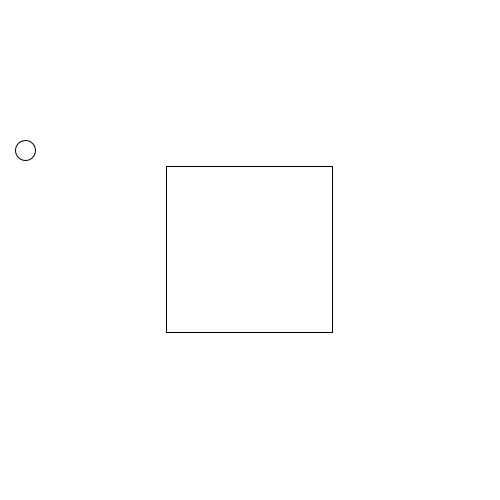
Frame 1 (no input)
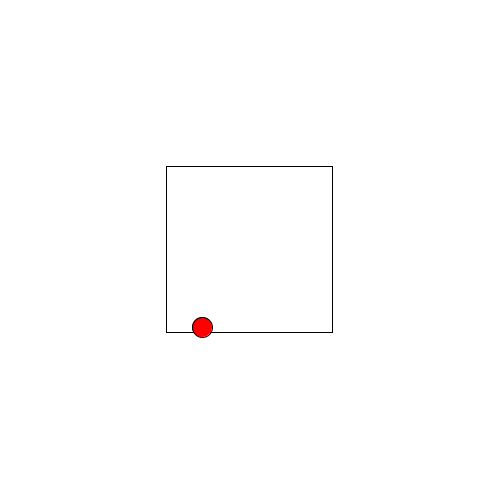
Frame 60 (the mouse pressed at the canvas centre just before this capture)
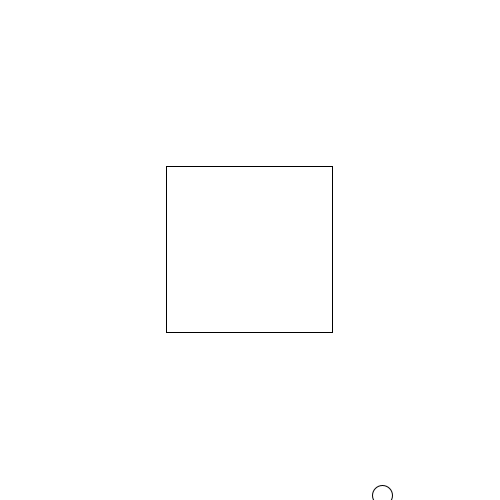
Frame 120 (the mouse held since frame 60 and released just before this capture)

The Processing sketch that drew these frames (run headless with seeded random() and noise(); from frame 60 on, the mouse is pressed at the canvas centre):

// Processing sketch: redZone
// ── redZone.pde
int circleX = 25;
int circleY = 150;
int stepX = 3;
int stepY = 3;
int diam = 20;


void setup()
{
  size(500, 500);
  stroke(0);
  fill(255);
  smooth();
}

void draw()
{
  background(255);
  int startX = width/3;
  int startY = height/3;
  int rectW = startX;
  int rectH = startY;
  fill(255);
  rect(startX, startY, rectW, rectH);

  if (circleX >= startX && circleX < startX+rectW && circleY >= startY && circleY < startY+rectH)
  {

    fill(255, 0, 0);
    ellipse(circleX, circleY, diam, diam);
    circleX = circleX + stepX;
    circleY = circleY + stepY;
  } else
  {
    fill(255);
    ellipse(circleX, circleY, diam, diam);
    circleX = circleX + stepX;
    circleY = circleY + stepY;
  }


  if (circleX > width || circleX < 0)
  {
    stepX = stepX * -1;
  }
  if (circleY > height || circleY < 0)
  {
    stepY = stepY * -1;
  }
}
